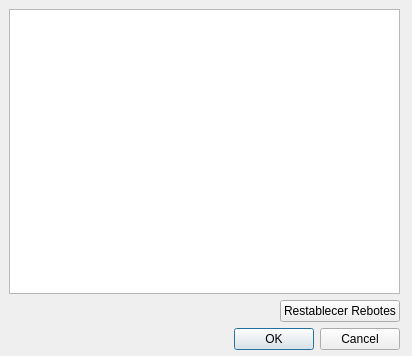
<?xml version="1.0" encoding="UTF-8"?>
<ui version="4.0">
 <class>DTablaRebotes</class>
 <widget class="QDialog" name="DTablaRebotes">
  <property name="geometry">
   <rect>
    <x>0</x>
    <y>0</y>
    <width>412</width>
    <height>356</height>
   </rect>
  </property>
  <property name="windowTitle">
   <string>Dialog</string>
  </property>
  <widget class="QWidget" name="layoutWidget">
   <property name="geometry">
    <rect>
     <x>9</x>
     <y>9</y>
     <width>391</width>
     <height>341</height>
    </rect>
   </property>
   <layout class="QVBoxLayout" name="verticalLayout">
    <item>
     <widget class="QTableView" name="tablaRebotes"/>
    </item>
    <item>
     <layout class="QHBoxLayout" name="horizontalLayout">
      <item>
       <spacer name="horizontalSpacer">
        <property name="orientation">
         <enum>Qt::Horizontal</enum>
        </property>
        <property name="sizeHint" stdset="0">
         <size>
          <width>40</width>
          <height>20</height>
         </size>
        </property>
       </spacer>
      </item>
      <item>
       <widget class="QPushButton" name="btnRestablecerRebotes">
        <property name="text">
         <string>Restablecer Rebotes</string>
        </property>
       </widget>
      </item>
     </layout>
    </item>
    <item>
     <widget class="QDialogButtonBox" name="buttonBox">
      <property name="orientation">
       <enum>Qt::Horizontal</enum>
      </property>
      <property name="standardButtons">
       <set>QDialogButtonBox::Cancel|QDialogButtonBox::Ok</set>
      </property>
     </widget>
    </item>
   </layout>
  </widget>
 </widget>
 <resources/>
 <connections>
  <connection>
   <sender>buttonBox</sender>
   <signal>accepted()</signal>
   <receiver>DTablaRebotes</receiver>
   <slot>accept()</slot>
   <hints>
    <hint type="sourcelabel">
     <x>248</x>
     <y>254</y>
    </hint>
    <hint type="destinationlabel">
     <x>157</x>
     <y>274</y>
    </hint>
   </hints>
  </connection>
  <connection>
   <sender>buttonBox</sender>
   <signal>rejected()</signal>
   <receiver>DTablaRebotes</receiver>
   <slot>reject()</slot>
   <hints>
    <hint type="sourcelabel">
     <x>316</x>
     <y>260</y>
    </hint>
    <hint type="destinationlabel">
     <x>286</x>
     <y>274</y>
    </hint>
   </hints>
  </connection>
 </connections>
</ui>
